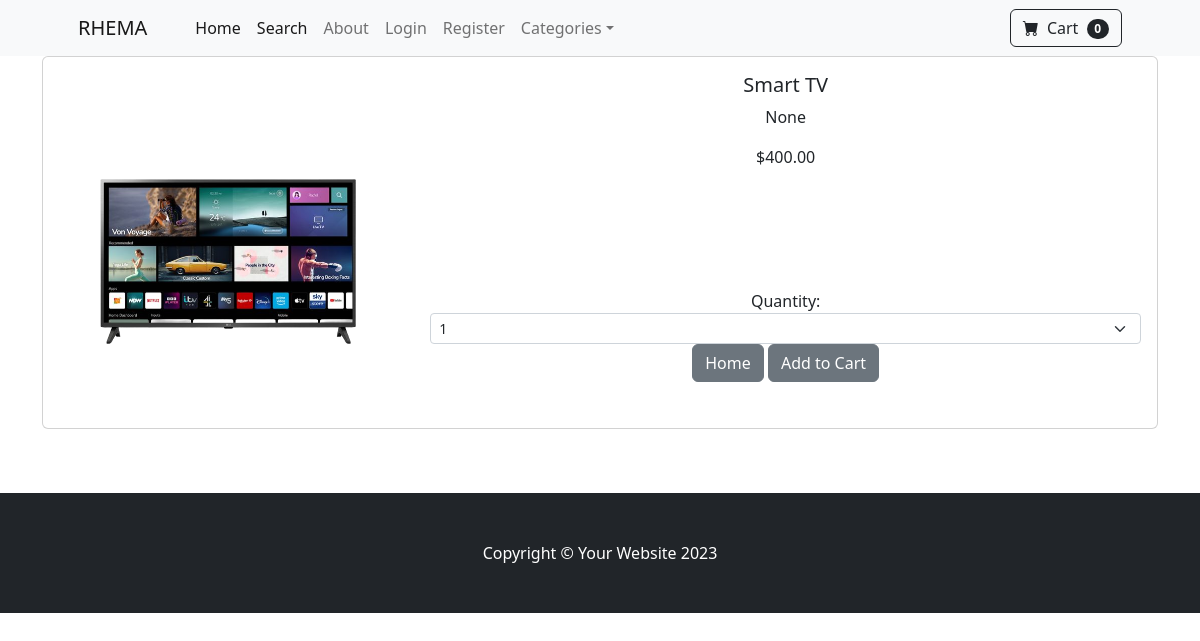
Page /product/1 on the committed database.
### store/models.py (models this page shows, shortened)
class Product(models.Model):
    name = models.CharField(max_length=255)
    price = models.DecimalField(default=0, decimal_places=2, max_digits=8)
    category = models.ForeignKey(Category,on_delete=models.CASCADE,default=1)
    description = models.CharField(max_length=255, blank=True, null=True)
    image = models.ImageField(upload_to='uploads/product/')
    is_sale = models.BooleanField(default=False)
    sale_price =  models.DecimalField(default=0, decimal_places=2, max_digits=8)

### store/views.py (the view)
# urls.py: path('product/<int:pk>', views.product, name="product"),
def product(request,pk):
    product = Product.objects.get(id=pk)
    return render(request, 'product.html', {'product': product})

### cart/cart.py (called while the page is built)
    def __len__(self):
        return len(self.cart)

### cart/context_processor.py (called while the page is built)
def cart(request):
    return{'cart': Cart(request)}

### store/templates/product.html (shortened to what this page needs)
{% extends "base.html" %}
{% block content %}
<div class="container">
    <div class="card mb-3">
        <div class="row g-0">
          <div class="col-md-4">
            <img src="{{ product.image.url}}" class="img-fluid rounded-start" alt="...">
          </div>
          <div class="col-md-8">
            <div class="card-body">
              <center>
                <h5 class="card-title">{{product.name}}</h5>
                <p class="card-text">{{product.description}}</p>
                {% if product.is_sale %}
                    <strike>${{ product.price }}</strike> &nbsp
                    ${{ product.sale_price }}
                {% else %}
                    ${{ product.price }}
                {% endif %}
                <br></br><br></br>
                <br></br>
                  <div class="row justify-content-center">
                    <div class="col-md-2">Quantity:</div>
                    <div clas="col-md-2">
                      <select class="form-select form-select-sm" id="qty-cart">
                        <option value="1">1</option>
                      </select>
                    </div>
                  </div>
                <a href="{% url 'home' %}" class="btn btn-secondary">Home</a>
                <button type="button" value="{{ product.id }}" class="btn btn-secondary" id="add-cart">Add to Cart</button>
              </center>
            </div>
          </div>
        </div>
      </div>
</div>
<br></br>
{% endblock  %}

### rows in the picture
Product: image (picture), name "Smart TV", description "None", price "400.00"

### other values in the picture
{{ cart|length }} "0"
